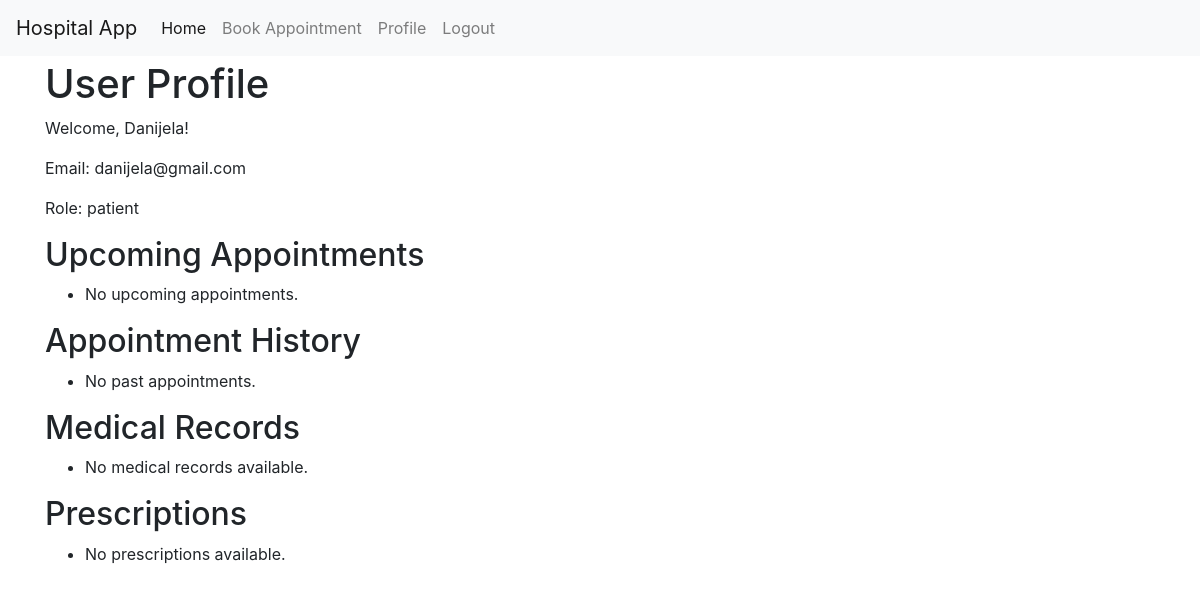
The app's page /profile (signed in), older data.
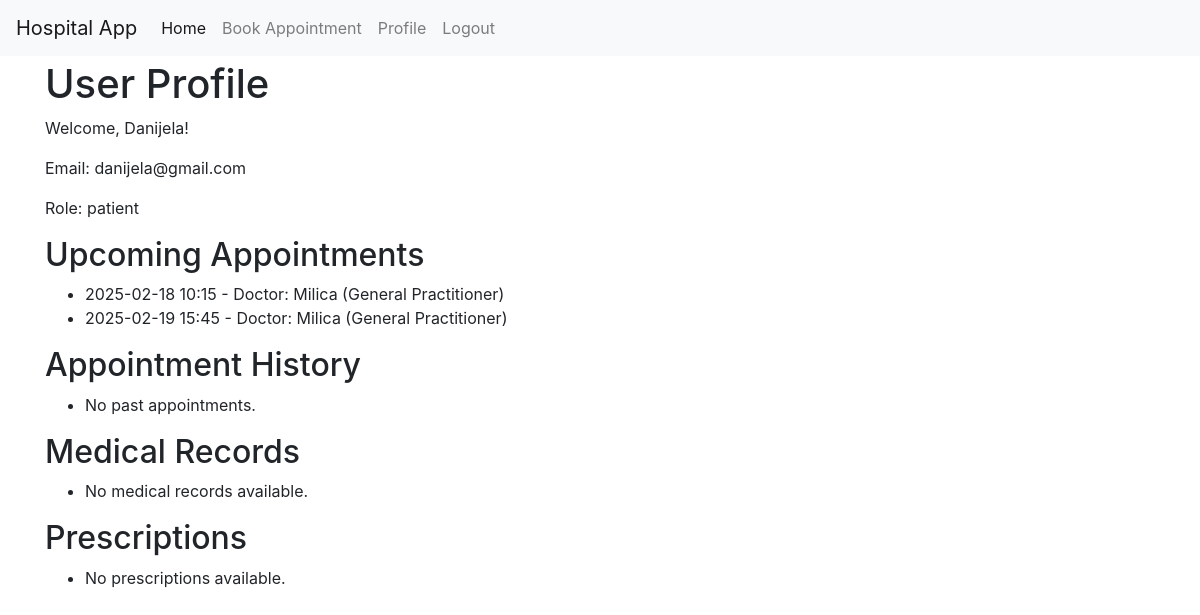
The same page, newer data.
### models.py (models this page shows, shortened)
class User(UserMixin, db.Model):
    __tablename__ = 'user'
    id = db.Column(db.Integer, primary_key=True)
    email = db.Column(db.String(120), index=True, unique=True, nullable=False)
    password_hash = db.Column(db.String(128), nullable=False)
    role = db.Column(db.String(20), default='patient', nullable=False)  # role: admin, doctor, patient
    appointments = db.relationship('Appointment', backref='doctor', lazy=True, foreign_keys='Appointment.doctor_id')  # Specify foreign key
    medical_records = db.relationship('MedicalRecord', backref='patient', lazy=True)
    name = db.Column(db.String(64), index=True)
    specialization = db.Column(db.String(100), nullable=True)
    position = db.Column(db.String(100), nullable=True)  # Staff

class Appointment(db.Model):
    __tablename__ = 'appointment'
    id = db.Column(db.Integer, primary_key=True)
    appointment_date = db.Column(db.Date, nullable=False)
    appointment_time = db.Column(db.Time, nullable=False)
    patient_id = db.Column(db.Integer, db.ForeignKey('user.id'), nullable=False)
    doctor_id = db.Column(db.Integer, db.ForeignKey('user.id'), nullable=False)
    medical_record_id = db.Column(db.Integer, db.ForeignKey('medical_record.id'))

### app.py (the view)
@app.route('/profile')
@login_required
def profile():
    now = datetime.now()
    appointments = Appointment.query.filter_by(patient_id=current_user.id).order_by(Appointment.appointment_date, Appointment.appointment_time).all()
    medical_records = MedicalRecord.query.filter_by(patient_id=current_user.id).all()
    return render_template('patient/profile.html', appointments=appointments, medical_records=medical_records, now=now)

### app.py (called while the page is built)
@login_manager.user_loader
def load_user(user_id):
    return db.session.get(User, int(user_id))

### templates/patient/profile.html
{% extends 'base.html' %} {% block title %}Profile{% endblock %} {% block
content %}
<h1>User Profile</h1>
<p>Welcome, {{ current_user.name }}!</p>
<p>Email: {{ current_user.email }}</p>
<p>Role: {{ current_user.role }}</p>
<h2>Upcoming Appointments</h2>
<ul>
	{% for appointment in appointments if appointment.appointment_date >
	now.date() or (appointment.appointment_date == now.date() and
	appointment.appointment_time >= now.time()) %}
	<li>
		{{ appointment.appointment_date.strftime('%Y-%m-%d') }} {{
		appointment.appointment_time.strftime('%H:%M') }} - Doctor: {{
		appointment.doctor.name }} ({{ appointment.doctor.specialization }})
	</li>
	{% else %}
	<li>No upcoming appointments.</li>
	{% endfor %}
</ul>
<h2>Appointment History</h2>
<ul>
	{% for appointment in appointments if appointment.appointment_date <
	now.date() or (appointment.appointment_date == now.date() and
	appointment.appointment_time < now.time()) %}
	<li>
		{{ appointment.appointment_date.strftime('%Y-%m-%d') }} {{
		appointment.appointment_time.strftime('%H:%M') }} - Doctor: {{
		appointment.doctor.name }} ({{ appointment.doctor.specialization }})
	</li>
	{% else %}
	<li>No past appointments.</li>
	{% endfor %}
</ul>
<h2>Medical Records</h2>
<ul>
	{% for record in medical_records %}
	<li>{{ record.id }} - {{ record.report }}</li>
	{% else %}
	<li>No medical records available.</li>
	{% endfor %}
</ul>
<h2>Prescriptions</h2>
<ul>
	{% for prescription in current_user.prescriptions %}
	<li>
		{{ prescription.date }} - {{ prescription.medication }}: {{
		prescription.dosage }} ({{ prescription.instructions }})
	</li>
	{% else %}
	<li>No prescriptions available.</li>
	{% endfor %}
</ul>
{% endblock %}

### templates/base.html (shortened to what this page needs)
<!DOCTYPE html>
<html lang="en">
	<head>
		<link
			rel="stylesheet"
			href="https://stackpath.bootstrapcdn.com/bootstrap/4.5.2/css/bootstrap.min.css"
		/>
	</head>
	<body>
		<nav class="navbar navbar-expand-lg navbar-light bg-light fixed-top">
			<a class="navbar-brand" href="/">Hospital App</a>
			<div class="collapse navbar-collapse" id="navbarNav">
				<ul class="navbar-nav">
					<li class="nav-item active">
						<a class="nav-link" href="/"
							>Home <span class="sr-only">(current)</span></a
						>
					</li>
					{% if current_user.is_authenticated %} {% if
					current_user.role == 'patient' %}
					<li class="nav-item">
						<a
							class="nav-link"
							href="{{ url_for('book_appointment') }}"
							>Book Appointment</a
						>
					</li>
					<li class="nav-item">
						<a class="nav-link" href="{{ url_for('profile') }}"
							>Profile</a
						>
					</li>
					{% endif %}
					<li class="nav-item">
						<a class="nav-link" href="{{ url_for('logout') }}"
							>Logout</a
						>
					</li>
					{% endif %}
				</ul>
			</div>
		</nav>
		<div class="container">{% block content %}{% endblock %}</div>
	</body>
</html>

### templates/base.html (style rules this page uses)
body { padding-top: 60px; }

Row changes from the older to the newer data that the page shows:
added Appointment: appointment_date "2025-02-18", appointment_time "10:15", doctor.name "Milica", doctor.specialization "General Practitioner"
added Appointment: appointment_date "2025-02-19", appointment_time "15:45", doctor.name "Milica", doctor.specialization "General Practitioner"
Text that changed along with them:
text no longer shown: "No upcoming appointments."
